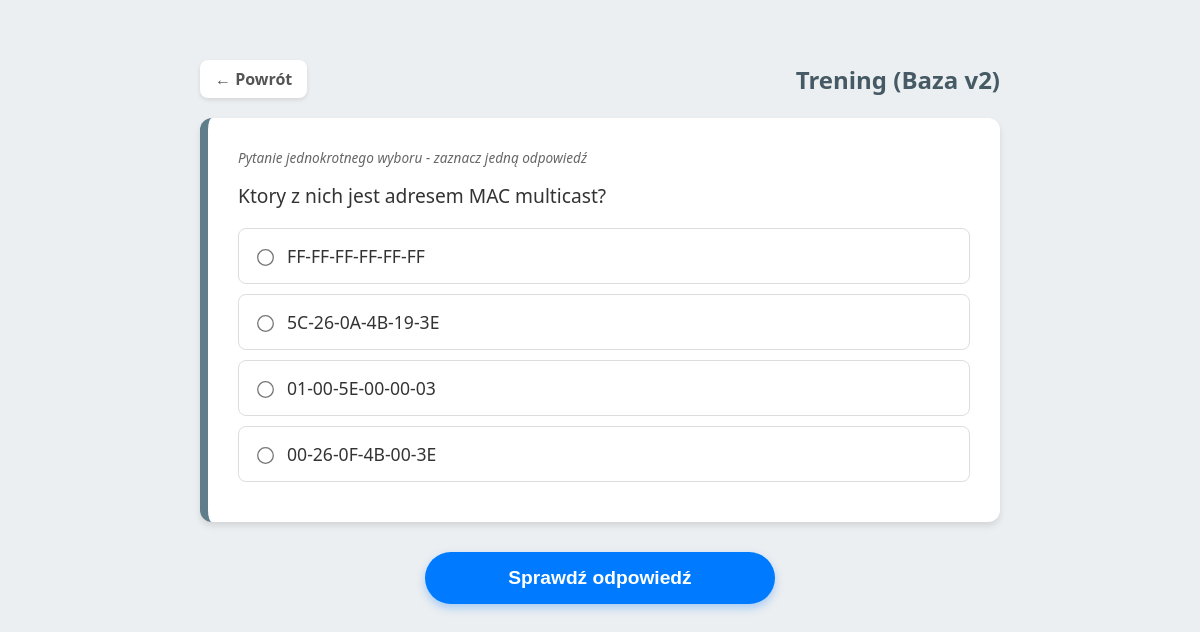
Screenshot of /test2/test2_1.php with the database file from the repository.
### tables this page shows
CREATE TABLE `odpowiedzi2` (
  `id` int(11) NOT NULL AUTO_INCREMENT,
  `pytanie_id` int(11) DEFAULT NULL,
  `tresc` text NOT NULL,
  `czy_poprawna` tinyint(1) DEFAULT 0,
  PRIMARY KEY (`id`),
  KEY `pytanie_id` (`pytanie_id`),
  CONSTRAINT `odpowiedzi2_ibfk_1` FOREIGN KEY (`pytanie_id`) REFERENCES `pytania2` (`id`) ON DELETE CASCADE
);

### test2/test2_1.php (the view, shortened to what this page needs)
<?php
$host = 'localhost';
$user = 'root';
$pass = '1234';
$db   = 'pytania';
$conn = new mysqli($host, $user, $pass, $db);
$is_submitted = false;
$q_id = null;
$card_class = "";
if ($_SERVER['REQUEST_METHOD'] === 'POST' && isset($_POST['pytanie_id'])) {
    $is_submitted = true;
    $q_id = (int)$_POST['pytanie_id'];
    $user_answers = $_POST['ans'] ?? [];
} else {
    $rand_res = $conn->query("SELECT id FROM pytania2 ORDER BY RAND() LIMIT 1");
    if ($rand_res && $rand_res->num_rows > 0) {
        $q_id = $rand_res->fetch_assoc()['id'];
    } else {
        die("Brak pytań w bazie danych (tabela pytania2).");
    }
}
$sql = "SELECT p.id as p_id, p.tresc as p_tresc, p.obrazek, p.multiple,
               o.id as o_id, o.tresc as o_tresc, o.czy_poprawna
        FROM pytania2 p
        LEFT JOIN odpowiedzi2 o ON p.id = o.pytanie_id
        WHERE p.id = $q_id";
$result = $conn->query($sql);
$q = [
    'odpowiedzi' => []
];
while ($row = $result->fetch_assoc()) {
    $q['p_id'] = $row['p_id'];
    $q['tresc'] = $row['p_tresc'];
    $q['obrazek'] = $row['obrazek'];
    $q['multiple'] = $row['multiple'];
    $q['odpowiedzi'][] = [
        'id' => $row['o_id'],
        'tresc' => $row['o_tresc'],
        'poprawna' => $row['czy_poprawna']
    ];
}
?>
<!DOCTYPE html>
<html lang="pl">
<head>
</head>
<body>
    <div class="nav-top">
        <a href="menu_test2.php" class="btn-back">&larr; Powrót</a>
        <h2 style="margin: 0; color: #455a64;">Trening (Baza v2)</h2>
    </div>
    <form method="POST">
        <div class="question-card <?php echo $card_class; ?>">
            <span class="multiple-info">
                <?php echo $q['multiple'] ? "Pytanie wielokrotnego wyboru - zaznacz wszystkie poprawne" : "Pytanie jednokrotnego wyboru - zaznacz jedną odpowiedź"; ?>
            </span>
            <p style="font-size: 1.2em; font-weight: 500; margin-top: 0;">
                <?php echo htmlspecialchars($q['tresc']); ?>
            </p>
            <div class="answers">
                <?php
                $inputType = $q['multiple'] ? 'checkbox' : 'radio';
                $inputName = $q['multiple'] ? 'ans[]' : 'ans';
                foreach ($q['odpowiedzi'] as $ans):
                    $ans_id = (string)$ans['id'];
                    $ans_class = "";
                    $checked = "";
                ?>
                    <label class="<?php echo $ans_class; ?>">
                        <input type="<?php echo $inputType; ?>"
                               name="<?php echo $inputName; ?>"
                               value="<?php echo $ans_id; ?>"
                               <?php echo $checked; ?>
                               <?php if ($is_submitted) echo "disabled"; ?>>
                        <?php echo htmlspecialchars($ans['tresc']); ?>
                    </label>
                <?php endforeach; ?>
            </div>
        </div>
        <?php if (!$is_submitted): ?>
            <button type="submit" class="btn-action btn-submit">Sprawdź odpowiedź</button>
        <?php else: ?>
            <a href="test2_1.php" class="btn-action btn-new">Następne pytanie &rarr;</a>
        <?php endif; ?>
    </form>
</body>
</html>

### test2/test2_1.php (style rules this page uses)
body { font-family: 'Segoe UI', sans-serif; max-width: 800px; margin: 40px auto; padding: 20px; background: #eceff1; color: #333; }
.nav-top { display: flex; justify-content: space-between; align-items: center; margin-bottom: 20px; }
.btn-back { text-decoration: none; color: #555; background: #fff; padding: 8px 15px; border-radius: 8px; box-shadow: 0 2px 4px rgba(0,0,0,0.1); font-weight: bold; }
.question-card { background: white; padding: 30px; margin-bottom: 25px; border-radius: 12px; box-shadow: 0 4px 6px rgba(0,0,0,0.1); border-left: 8px solid #607d8b; transition: 0.3s; }
.multiple-info { font-size: 0.85em; color: #666; font-style: italic; display: block; margin-bottom: 15px; }
label { display: flex; align-items: center; padding: 15px; margin: 10px 0; cursor: pointer; border-radius: 8px; border: 1px solid #ddd; background: white; transition: 0.2s; font-size: 1.1em; }
input { margin-right: 15px; transform: scale(1.3); }
.btn-action { display: block; width: 100%; max-width: 350px; margin: 30px auto; padding: 15px; border: none; border-radius: 30px; font-size: 1.2em; font-weight: bold; cursor: pointer; text-align: center; text-decoration: none; transition: 0.2s; }
.btn-submit { background: #007bff; color: white; box-shadow: 0 4px 10px rgba(0,123,255,0.3); }

### rows the page displays
odpowiedzi2: tresc "FF-FF-FF-FF-FF-FF"
odpowiedzi2: tresc "5C-26-0A-4B-19-3E"
odpowiedzi2: tresc "01-00-5E-00-00-03"
odpowiedzi2: tresc "00-26-0F-4B-00-3E"

### other values shown
$q['tresc'] "Ktory z nich jest adresem MAC multicast?"
